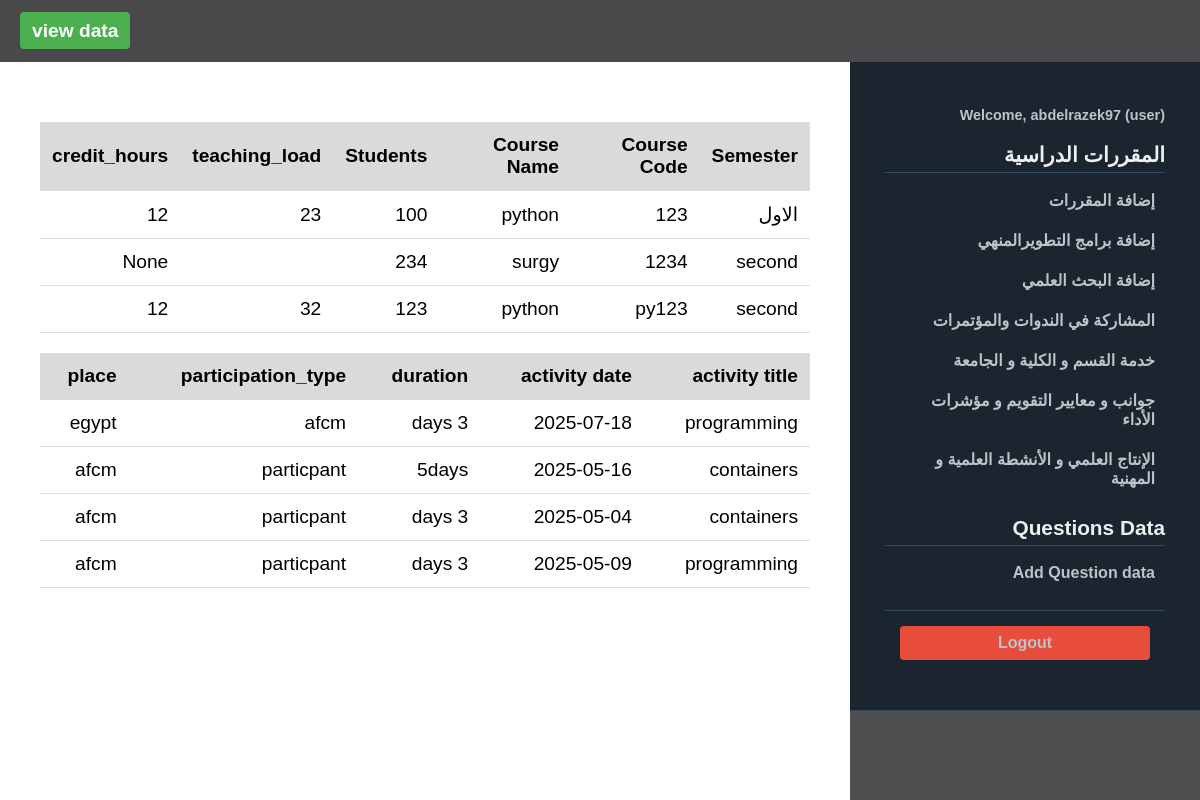
/view (signed in), run on the app's committed database.
### tables this page shows
CREATE TABLE academic_data (
            id INTEGER PRIMARY KEY AUTOINCREMENT,
            user_id INTEGER NOT NULL,
            semester TEXT NOT NULL,
            course_code TEXT NOT NULL,
            num_students INTEGER,
            teaching_load INTEGER,
            course_name TEXT,
            semester_type TEXT,
            credit_hours INTEGER,
            created_at TEXT DEFAULT CURRENT_TIMESTAMP,
            FOREIGN KEY (user_id) REFERENCES users (id)
        );

CREATE TABLE activity_data (
            id INTEGER PRIMARY KEY AUTOINCREMENT,
            user_id INTEGER NOT NULL,
            activity_title TEXT,
            activity_date TEXT,
            duration TEXT,
            participation_type TEXT,
            place TEXT,
            created_at TEXT DEFAULT CURRENT_TIMESTAMP,
            FOREIGN KEY (user_id) REFERENCES users (id)
        );

CREATE TABLE users (
            id INTEGER PRIMARY KEY AUTOINCREMENT,
            username TEXT UNIQUE NOT NULL,
            password TEXT NOT NULL,
            role TEXT NOT NULL DEFAULT 'user',
            full_name TEXT
        );

### app.py (the view)
@app.route('/view')
@login_required
def view_data():
    conn = get_db_connection()
    if session.get('role') == 'admin':
        semseters = conn.execute('''
            SELECT academic_data.*, users.username, users.full_name
            FROM academic_data
            JOIN users ON academic_data.user_id = users.id
            ORDER BY academic_data.created_at DESC
        ''').fetchall()
        activity = conn.execute('''
            SELECT activity_data.*, users.username, users.full_name
            FROM activity_data
            JOIN users ON activity_data.user_id = users.id
            ORDER BY activity_data.created_at DESC
        ''').fetchall()
    else:
        semseters = conn.execute('''
            SELECT academic_data.*, users.username, users.full_name
            FROM academic_data
            JOIN users ON academic_data.user_id = users.id
            WHERE academic_data.user_id = ?
            ORDER BY academic_data.created_at DESC
        ''', (session['user_id'],)).fetchall()
        activity = conn.execute('''
            SELECT activity_data.*, users.username, users.full_name
            FROM activity_data
            JOIN users ON activity_data.user_id = users.id
            WHERE activity_data.user_id = ?
            ORDER BY activity_data.created_at DESC
        ''', (session['user_id'],)).fetchall()
    conn.close()
    return render_template('view_data.html', semseters=semseters,activity=activity)

### app.py (called while the page is built)
def get_db_connection():
    conn = sqlite3.connect(DATABASE)
    conn.row_factory = sqlite3.Row
    return conn

def login_required(f):
    @wraps(f)
    def decorated_function(*args, **kwargs):
        if 'user_id' not in session:
            flash('Please log in to access this page.', 'danger')
            return redirect(url_for('login'))
        return f(*args, **kwargs)
    return decorated_function

### templates/view_data.html (shortened to what this page needs)
{% extends "base.html" %}
{% block content %}
    {% if semseters %}
<div class="table-content" >
        <table>
            <thead>
                <tr>
                    <th>Semester</th>
                    <th>Course Code</th>
                    <th>Course Name</th>
                    <th>Students</th>
                    <th>teaching_load</th>
                    <th>credit_hours</th>
                </tr>
            </thead>
            <tbody>
                {% for item in semseters %}
                <tr>
                    <td>{{ item['semester'] }}</td>
                    <td>{{ item['course_code'] }}</td>
                    <td>{{ item['course_name'] }}</td>
                    <td>{{ item['num_students'] }}</td>
                    <td>{{ item['teaching_load'] }}</td>
                    <td>{{ item['credit_hours'] }}</td>
                </tr>
                {% endfor %}
            </tbody>
        </table>
        <table>
            <thead>
                <tr>
                    <th>activity title</th>
                    <th>activity date</th>
                    <th>duration</th>
                    <th>participation_type</th>
                    <th>place</th>
                </tr>
            </thead>
            <tbody>
                {% for item in activity %}
                <tr>
                    <td> {{ item['activity_title'] }}</td>
                    <td>{{ item['activity_date'] }}</td>
                    <td>{{ item['duration'] }}</td>
                    <td>{{ item['participation_type'] }}</td>
                    <td>{{ item['place'] }}</td>
                </tr>
                {% endfor %}
            </tbody>
        </table>
</div>
    {% else %}
        <h2>لا توجد بيانات مسجلة , {% if session.get('role') == 'admin' %}<a href="{{ url_for('add_data') }}">Add some data</a>{% endif %}</h2>
        {% endif %}
{% endblock %}

### templates/sidebar.html (shortened to what this page needs)
 <aside class="sidebar" >
    <div class="sidebar-header">
    <nav class="sidebar-nav">
        {% if 'user_id' in session %}
            <div class="nav-section">
                {% if 'user_id' in session %}
                <div class="user-info">
                    Welcome, {{ session.get('username') }} ({{ session.get('role') }})
                </div>
            {% endif %}
        </div>
                <h2>المقررات الدراسية</h2>
                <ul>
                    <li><a href="{{url_for('semester_data')}}">إضافة المقررات</a></li>
                    <li><a href="{{url_for('activity_data')}}">إضافة برامج التطويرالمنهي</a></li>
                    <li><a href="{{url_for('program_data')}}">إضافة البحث العلمي</a></li>
                    <li><a href="{{url_for('prticipation_data')}}"> المشاركة في الندوات والمؤتمرات</a></li>
                    <li><a href="{{url_for('university_evaluation')}}">خدمة القسم و الكلية و الجامعة</a></li>
                    <li><a href="{{url_for('cirteria_data')}}">جوانب و معايير التقويم و مؤشرات الأداء</a></li>
                    <li><a href="{{url_for('Scientific_production_data')}}"> الإنتاج العلمي و الأنشطة العلمية و المهنية </a></li>
                </ul>
                <h2>Questions Data</h2>
                <ul>
                    <li><a href="{{url_for('add_question')}}">Add Question data</a></li>
                </ul>
                <div class="sidebar-footer">
                    <a href="{{ url_for('logout') }}" class="logout-button">Logout</a>
                </div>
            </div>
        {% else %}
            <div class="auth-links">
                <a href="{{ url_for('login') }}" class="button">Login</a>
                <a href="{{ url_for('register') }}" class="button">Register</a>
            </div>
        {% endif %}
</aside>

### static/styles.css (style rules this page uses)
body { font-family: 'Arial', sans-serif; margin: 0; padding: 0; background-color: #f5f5f5; }
.table-content { flex: 1; background-color: white; display: block; padding: 20px; font-size: 1em; text-align:right; direction:rtl; }
.sidebar { width: 350px; right: 0; background-color: #4f4f4f; color: white; display: block; justify-content: center; align-items: center; font-weight: bold; direction: rtl; }
.sidebar-header { padding: 20px; background-color: #1a252f; border-bottom: 1px solid #34495e; }
.user-info { margin-top: 10px; font-size: 0.9rem; color: #bdc3c7; }
.sidebar-nav { padding: 15px; }
.sidebar-nav h2 { font-size: 1.3rem; color: #ecf0f1; margin: 20px 0 10px 0; padding-bottom: 5px; border-bottom: 1px solid #34495e; }
.sidebar-nav ul { list-style: none; padding: 0; margin: 0; }
.sidebar-nav li { margin-bottom: 5px; }
.sidebar-nav a { display: block; padding: 8px 10px; color: #bdc3c7; text-decoration: none; border-radius: 4px; transition: all 0.3s; }
.sidebar-footer { padding: 15px; margin-top: 20px; border-top: 1px solid #34495e; }
table { width: 100%; border-collapse: collapse; margin-top: 20px; direction: rtl; }
th, td { padding: 12px; text-align: right; border-bottom: 1px solid #ddd; }
th { background-color: #dbd9d9; font-weight: bold; }
.logout-button { display: block; background-color: #e74c3c; color: white; padding: 8px 15px; border-radius: 4px; text-decoration: none; text-align: center; transition: background-color 0.3s; }

### data on the page
academic_data: semester "الاول", course_code "123", course_name "python", num_students "100", teaching_load "23", credit_hours "12"
academic_data: semester "second", course_code "1234", course_name "surgy", num_students "234", credit_hours "None"
academic_data: semester "second", course_code "py123", course_name "python", num_students "123", teaching_load "32", credit_hours "12"
activity_data: activity_title "programming", activity_date "2025-07-18", duration "3 days", participation_type "afcm", place "egypt"
activity_data: activity_title "containers", activity_date "2025-05-16", duration "5days", participation_type "particpant", place "afcm"
activity_data: activity_title "containers", activity_date "2025-05-04", duration "3 days", participation_type "particpant", place "afcm"
activity_data: activity_title "programming", activity_date "2025-05-09", duration "3 days", participation_type "particpant", place "afcm"
users: get "abdelrazek97", get "user"
